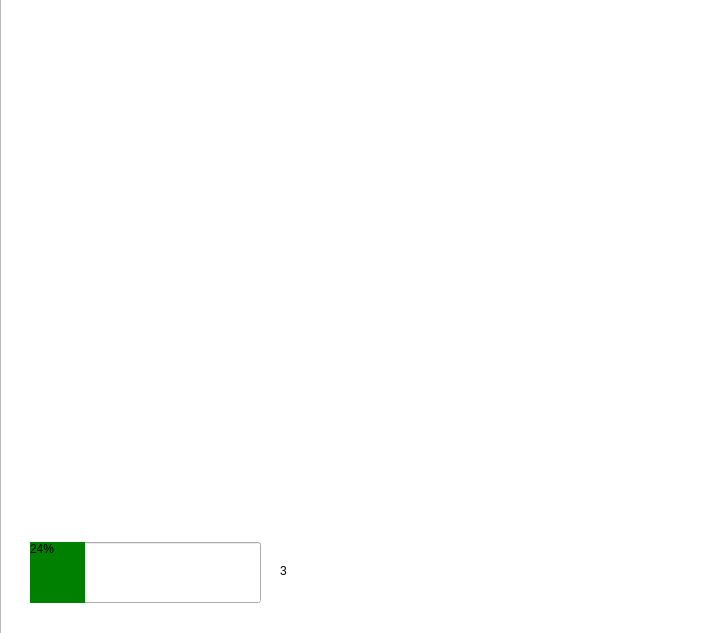
<?xml version="1.0" encoding="UTF-8"?>
<ui version="4.0">
 <class>Level1GameWindow</class>
 <widget class="QWidget" name="Level1GameWindow">
  <property name="geometry">
   <rect>
    <x>0</x>
    <y>0</y>
    <width>709</width>
    <height>633</height>
   </rect>
  </property>
  <property name="windowTitle">
   <string>Form</string>
  </property>
  <widget class="QGraphicsView" name="backgroundUNI">
   <property name="geometry">
    <rect>
     <x>0</x>
     <y>-50</y>
     <width>1001</width>
     <height>691</height>
    </rect>
   </property>
  </widget>
  <widget class="QProgressBar" name="progressBar">
   <property name="geometry">
    <rect>
     <x>30</x>
     <y>542</y>
     <width>231</width>
     <height>61</height>
    </rect>
   </property>
   <property name="styleSheet">
    <string notr="true">QProgressBar::chunk { background-color: green; }</string>
   </property>
   <property name="value">
    <number>24</number>
   </property>
  </widget>
  <widget class="QLabel" name="label">
   <property name="geometry">
    <rect>
     <x>280</x>
     <y>550</y>
     <width>51</width>
     <height>41</height>
    </rect>
   </property>
   <property name="text">
    <string>3</string>
   </property>
  </widget>
 </widget>
 <resources/>
 <connections/>
</ui>
